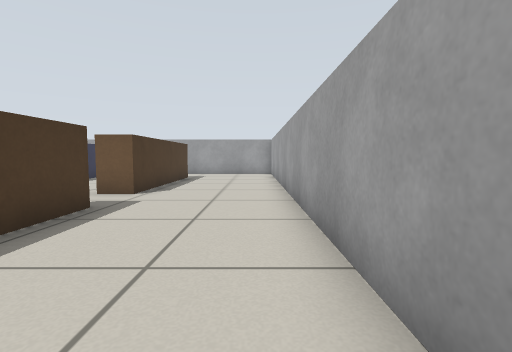
view 1 (above)

17 first-person views from a walk through a Gazebo world. The camera is 0.51 m above the floor, tilts 4° down and sees 85° across. The floor is counted in squares, 0.5 m on a side. Each view is taken from the middle of a square. On the plan, view 1 faces up. The plan holds only what a view shows up to about 11 squares ahead; the rest is blank.

view 2
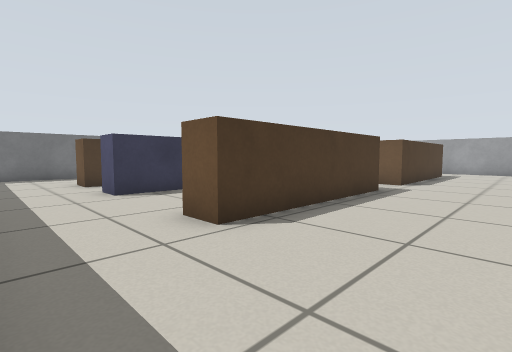

view 3
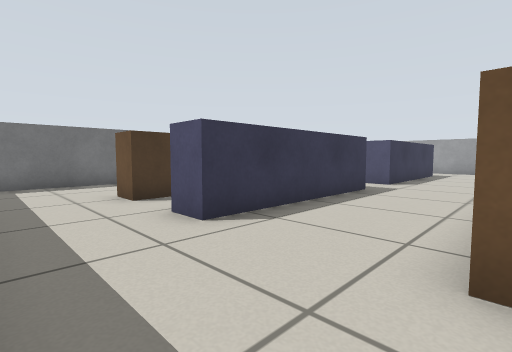

view 4
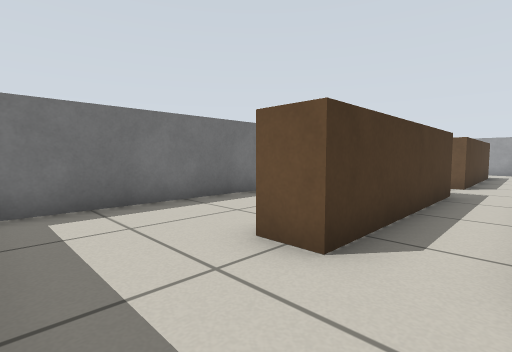

view 5
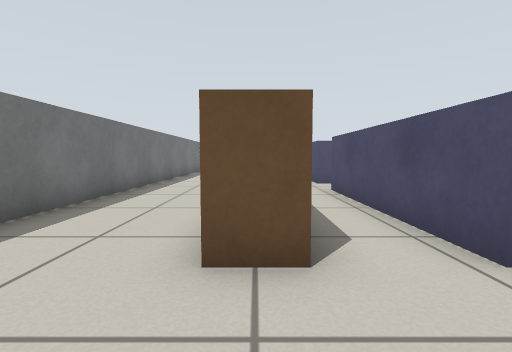

view 6
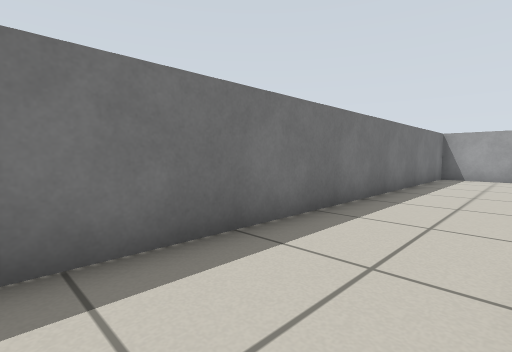

view 7
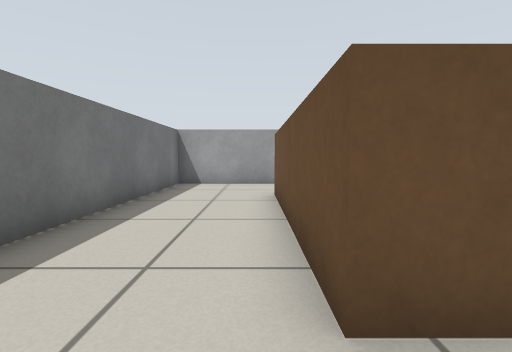

view 8
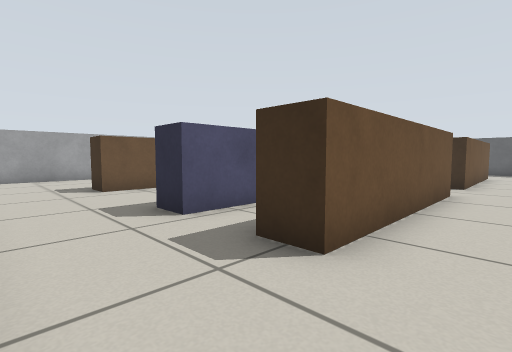

view 9
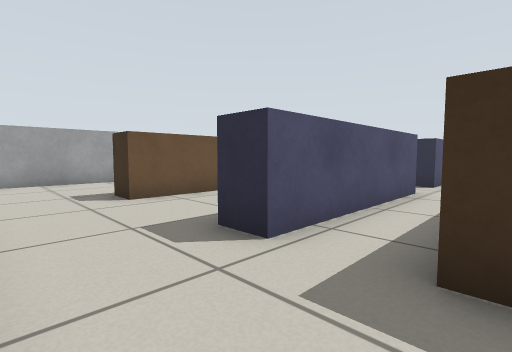

view 10
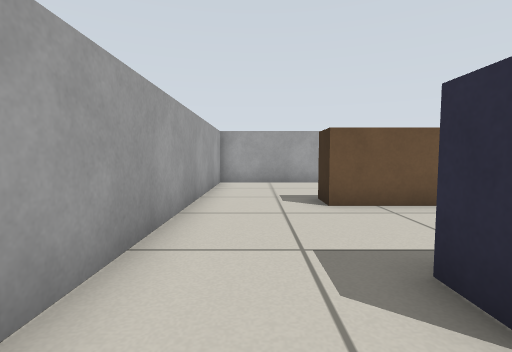

view 11
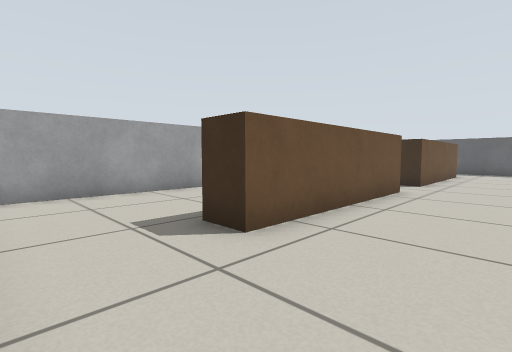

view 12
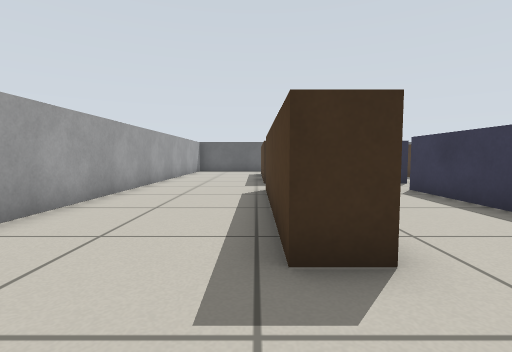

view 13
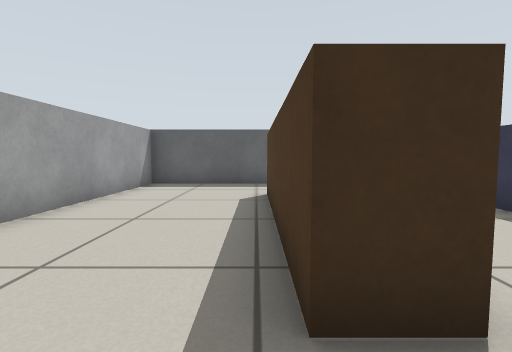

view 14
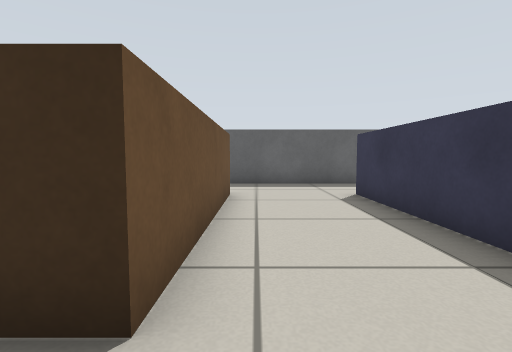

view 15
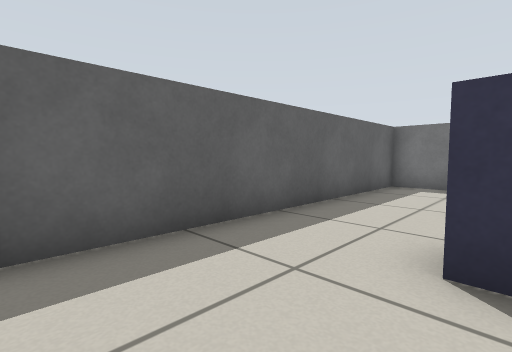

view 16
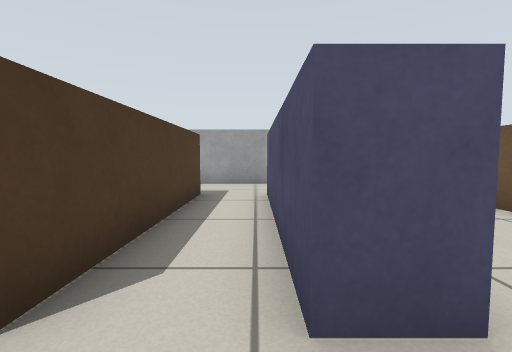

view 17
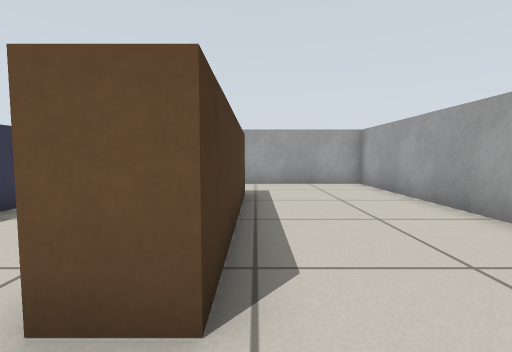

### Floor plan
Points are (right, up) in squares from view 1. A wall is a line through its corners. A room is listed if a view was taken in it or the views show most of it. See-through windows are left out.
Room 1 (views 1, 2, 3, 4, 5, 6, 7, 8, 9, 10, 11, 12, 13, 14, 15, 16, 17)
walls: (-7.7, 5.6) (-7.7, -0.5) (-8.7, -0.5) (-8.7, 5.5) (-8.1, 5.5); (-4.3, 7.5) (-4.3, 13.5) (-3.3, 13.5) (-3.3, 7.5) (-4.3, 7.5); (-4.3, 5.5) (-3.3, 5.5) (-3.3, -0.5) (-4.3, -0.5) (-4.3, 5.5); (-10.5, 7.5) (-11.5, 7.5) (-11.5, 13.5) (-10.5, 13.5) (-10.5, 7.5); (-10.5, 5.5) (-10.5, -0.5) (-11.5, -0.5); (-7.7, 11.5) (-7.7, 7.5) (-8.7, 7.5) (-8.7, 13.5) (-7.6, 13.5); (-11.5, 1.9) (-11.5, 5.5) (-11.1, 5.5); (-14.9, 16.4) (-14.9, -3.4) (0.9, -3.4) (0.9, 16.4) (-14.9, 16.4)

Positions as (right, up) in squares from view 1, and headings:
1: (0, 0), facing up
2: (0, -3), facing up-left
3: (-4, -3), facing up-left
4: (-9, -3), facing up-left
5: (-11, -3), facing up
6: (-12, 2), facing up-left
7: (-12, 6), facing up
8: (-13, 16), facing down-right
9: (-11, 16), facing down-right
10: (-10, 15), facing right
11: (-7, 16), facing down-right
12: (-3, 16), facing down
13: (-3, 7), facing down
14: (-5, 7), facing down
15: (-5, 0), facing down-left
16: (-9, 6), facing up
17: (-3, 6), facing up
